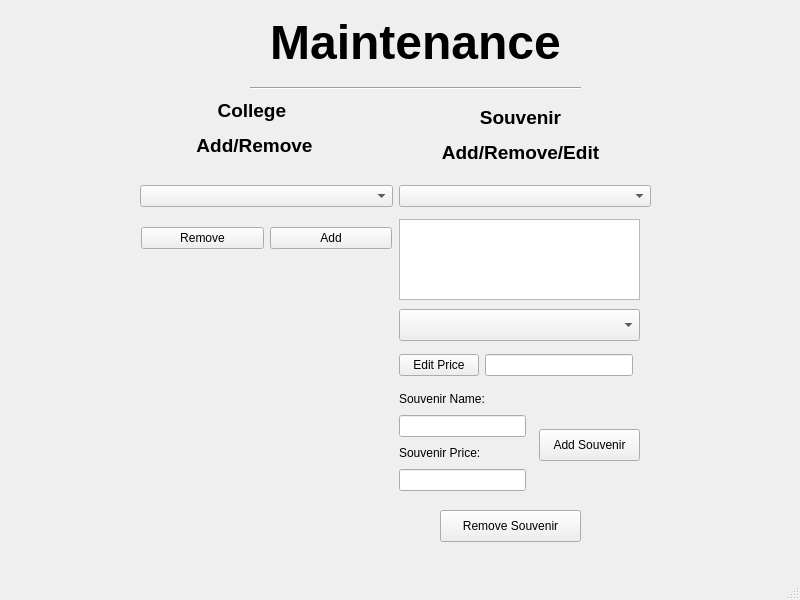
<?xml version="1.0" encoding="UTF-8"?>
<ui version="4.0">
 <class>adminSelectWindow</class>
 <widget class="QMainWindow" name="adminSelectWindow">
  <property name="geometry">
   <rect>
    <x>0</x>
    <y>0</y>
    <width>800</width>
    <height>600</height>
   </rect>
  </property>
  <property name="windowTitle">
   <string>MainWindow</string>
  </property>
  <widget class="QWidget" name="centralwidget">
   <widget class="QLabel" name="label_header">
    <property name="geometry">
     <rect>
      <x>250</x>
      <y>12</y>
      <width>331</width>
      <height>61</height>
     </rect>
    </property>
    <property name="text">
     <string>&lt;html&gt;&lt;head/&gt;&lt;body&gt;&lt;p align=&quot;center&quot;&gt;&lt;span style=&quot; font-size:36pt; font-weight:700;&quot;&gt;Maintenance&lt;/span&gt;&lt;/p&gt;&lt;/body&gt;&lt;/html&gt;</string>
    </property>
   </widget>
   <widget class="Line" name="line">
    <property name="geometry">
     <rect>
      <x>250</x>
      <y>80</y>
      <width>331</width>
      <height>16</height>
     </rect>
    </property>
    <property name="orientation">
     <enum>Qt::Horizontal</enum>
    </property>
   </widget>
   <widget class="QLabel" name="label">
    <property name="geometry">
     <rect>
      <x>179</x>
      <y>99</y>
      <width>151</width>
      <height>81</height>
     </rect>
    </property>
    <property name="text">
     <string>&lt;html&gt;&lt;head/&gt;&lt;body&gt;&lt;p align=&quot;center&quot;&gt;&lt;span style=&quot; font-size:14pt; font-weight:700;&quot;&gt;College &lt;/span&gt;&lt;/p&gt;&lt;p align=&quot;center&quot;&gt;&lt;span style=&quot; font-size:14pt; font-weight:700;&quot;&gt;Add/Remove&lt;/span&gt;&lt;/p&gt;&lt;p align=&quot;center&quot;&gt;&lt;br/&gt;&lt;/p&gt;&lt;/body&gt;&lt;/html&gt;</string>
    </property>
   </widget>
   <widget class="QLabel" name="label_2">
    <property name="geometry">
     <rect>
      <x>420</x>
      <y>100</y>
      <width>201</width>
      <height>71</height>
     </rect>
    </property>
    <property name="text">
     <string>&lt;html&gt;&lt;head/&gt;&lt;body&gt;&lt;p align=&quot;center&quot;&gt;&lt;span style=&quot; font-size:14pt; font-weight:700;&quot;&gt;Souvenir&lt;/span&gt;&lt;/p&gt;&lt;p align=&quot;center&quot;&gt;&lt;span style=&quot; font-size:14pt; font-weight:700;&quot;&gt;Add/Remove/Edit&lt;/span&gt;&lt;/p&gt;&lt;/body&gt;&lt;/html&gt;</string>
    </property>
   </widget>
   <widget class="QWidget" name="layoutWidget">
    <property name="geometry">
     <rect>
      <x>140</x>
      <y>180</y>
      <width>511</width>
      <height>32</height>
     </rect>
    </property>
    <layout class="QHBoxLayout" name="horizontalLayout">
     <item>
      <widget class="QComboBox" name="comboBox_school"/>
     </item>
     <item>
      <widget class="QComboBox" name="comboBox_schoolSouvenir"/>
     </item>
    </layout>
   </widget>
   <widget class="QTextEdit" name="textEdit_souvenir">
    <property name="geometry">
     <rect>
      <x>399</x>
      <y>219</y>
      <width>241</width>
      <height>81</height>
     </rect>
    </property>
   </widget>
   <widget class="QComboBox" name="comboBox_souvenirITEM">
    <property name="geometry">
     <rect>
      <x>399</x>
      <y>309</y>
      <width>241</width>
      <height>32</height>
     </rect>
    </property>
   </widget>
   <widget class="QWidget" name="layoutWidget">
    <property name="geometry">
     <rect>
      <x>141</x>
      <y>222</y>
      <width>251</width>
      <height>32</height>
     </rect>
    </property>
    <layout class="QHBoxLayout" name="horizontalLayout_2">
     <item>
      <widget class="QPushButton" name="pushButton_schoolRM">
       <property name="text">
        <string>Remove</string>
       </property>
      </widget>
     </item>
     <item>
      <widget class="QPushButton" name="pushButton_schoolADD">
       <property name="text">
        <string>Add</string>
       </property>
      </widget>
     </item>
    </layout>
   </widget>
   <widget class="QPushButton" name="pushButton_souvenirADD">
    <property name="geometry">
     <rect>
      <x>539</x>
      <y>429</y>
      <width>101</width>
      <height>32</height>
     </rect>
    </property>
    <property name="text">
     <string>Add Souvenir</string>
    </property>
   </widget>
   <widget class="QPushButton" name="pushButton_souvenirRM">
    <property name="geometry">
     <rect>
      <x>440</x>
      <y>510</y>
      <width>141</width>
      <height>32</height>
     </rect>
    </property>
    <property name="text">
     <string>Remove Souvenir</string>
    </property>
   </widget>
   <widget class="QWidget" name="layoutWidget">
    <property name="geometry">
     <rect>
      <x>399</x>
      <y>349</y>
      <width>234</width>
      <height>33</height>
     </rect>
    </property>
    <layout class="QHBoxLayout" name="horizontalLayout_3">
     <item>
      <widget class="QPushButton" name="pushButton_souvenirEDIT">
       <property name="text">
        <string>Edit Price</string>
       </property>
      </widget>
     </item>
     <item>
      <widget class="QLineEdit" name="lineEdit_souvenirPrice"/>
     </item>
    </layout>
   </widget>
   <widget class="QWidget" name="layoutWidget">
    <property name="geometry">
     <rect>
      <x>399</x>
      <y>389</y>
      <width>127</width>
      <height>102</height>
     </rect>
    </property>
    <layout class="QVBoxLayout" name="verticalLayout">
     <item>
      <widget class="QLabel" name="label_3">
       <property name="text">
        <string>Souvenir Name:</string>
       </property>
      </widget>
     </item>
     <item>
      <widget class="QLineEdit" name="lineEdit_souvenirAddName"/>
     </item>
     <item>
      <widget class="QLabel" name="label_4">
       <property name="text">
        <string>Souvenir Price:</string>
       </property>
      </widget>
     </item>
     <item>
      <widget class="QLineEdit" name="lineEdit_souvenirAddPrice"/>
     </item>
    </layout>
   </widget>
  </widget>
  <widget class="QMenuBar" name="menubar">
   <property name="geometry">
    <rect>
     <x>0</x>
     <y>0</y>
     <width>800</width>
     <height>21</height>
    </rect>
   </property>
  </widget>
  <widget class="QStatusBar" name="statusbar"/>
 </widget>
 <resources/>
 <connections/>
</ui>
